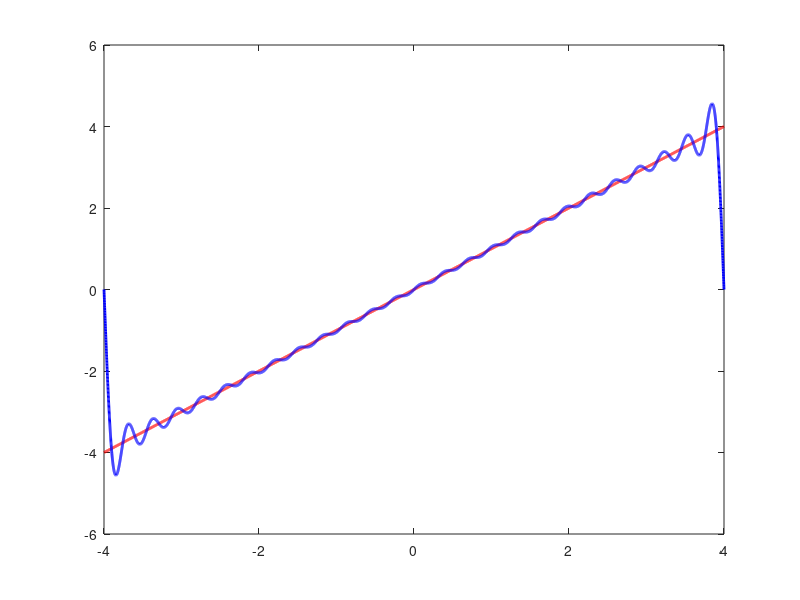

Write the MATLAB code that produced this figure.
clear;clc;close all;
n=50;%Fitting order
a=-4;b=4;%Interval
N=10^4;delta=(b-a)/N;x_lin=transpose(a:delta:b);
N=N+1;

%Options for basis
createfun=@(ii,x) sin((1/4*(-1)^(ii)-1/4+ii/2)*2*pi/(b-a)*(x-(b+a)/2)+pi/4+pi/4*(-1)^(ii-1));

%Exponential(Laplace Transform):   exp((ii-1)*x)
%Polynomial(Z transform):          x.^(ii-1)
% Logarithm:                       log(ii+x)
%Sine:                             sin(ii*2*pi/(b-a)*(x-(b+a)/2))
%Cosine:                           cos((ii-1)*2*pi/(b-a)*(x-(b+a)/2))
%Fourier Transform:                sin((1/4*(-1)^(ii)-1/4+ii/2)*2*pi/(b-a)*(x-(b+a)/2)+pi/4+pi/4*(-1)^(ii-1))

vec_fun=zeros(N,n);%basis function vector space
for ii=1:n
    vec_fun(:,ii)=createfun(ii,x_lin);
end

%% function to be fitted
orifun=@(x) x;
% square(x+pi/2)
% square(x)
% x
% exp(x)
% exp(-0.1.*x)*cos(x)
ori_fun=orifun(x_lin);


%% generate the orthonormal basis
normal_fun=vec_fun;
% Normalize the first vector
for ii=1:N
    coeff=sum(delta.*normal_fun(:,1).*normal_fun(:,1));
end
normal_fun(:,1)=normal_fun(:,1)./sqrt(coeff);
% Orthonormalize the n vectors
for ii=2:n
    % Orthonormalize
    for jj=1:ii-1
        coeff=sum(normal_fun(:,jj).*normal_fun(:,ii)).*delta;
        normal_fun(:,ii)=normal_fun(:,ii)-coeff.*normal_fun(:,jj);
    end
    % Normalize
    coeff=sum(delta.*normal_fun(:,ii).*normal_fun(:,ii));
    normal_fun(:,ii)=normal_fun(:,ii)./sqrt(coeff);
end

%% fit the fuction and draw the plot
coeff=zeros(n,1); %projection coefficient
fit_fun=zeros(N,1);

%control the distribution of the plot
%figure;rows=ceil(n/4);cols=4;

%Iterative fitting
for ii=1:n
    coeff(ii,1)=sum(ori_fun.*normal_fun(:,ii))*delta;
    fit_fun=fit_fun+coeff(ii).*normal_fun(:,ii);

    %subplot(rows, cols, ii);
    %plot(x_lin, ori_fun, 'r', 'LineWidth', 2, 'DisplayName', 'Original function');
    %hold on;
    %plot(x_lin, fit_fun, 'b', 'LineWidth', 2, 'DisplayName', ['Fitted function (Order ' num2str(ii) ')']);
    %contribution =coeff(ii) .* normal_fun(:,ii);
    %plot(x_lin,contribution,':','LineWidth',2, 'DisplayName', ['Addition fitted function (Order ' num2str(ii) ')']);
    %title(['Fitted Function of Order ' num2str(ii)]);grid on;
end

%draw the final plot
figure
plot(x_lin,ori_fun,'r','LineWidth',2);
hold on;
plot(x_lin,fit_fun,'b','LineWidth',2);